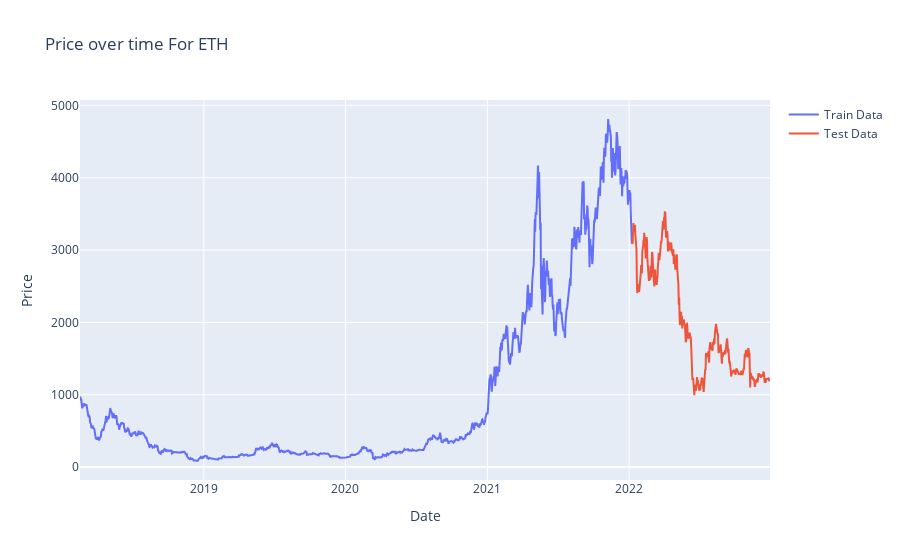

Notebook source saved alongside this figure:
### Code cell
train_x = train_df.index
train_y = train_df['Adj Close']
test_x = test_df.index
test_y = test_df['Adj Close']

fig = go.Figure()
fig.add_trace(go.Scatter(x=train_x, y=train_y, name='Train Data'))
fig.add_trace(go.Scatter(x=test_x, y=test_y, name='Test Data'))

fig.update_layout(
    xaxis_title='Date',
    yaxis_title='Price',
    title='Price over time For ETH'
)

fig.show()

### Figure 1 — Plotly figure (JSON) as saved in the notebook; plotly's stock layout.template omitted (floating-point values rounded to 4 significant figures; data arrays with more than 128 entries replaced by an {"elided": "..."} marker saying what was removed)
{"data": [{"name": "Train Data", "type": "scatter", "x": {"elided": "1423 str values"}, "y": {"elided": "1423 float values"}}, {"name": "Test Data", "type": "scatter", "x": {"elided": "356 str values"}, "y": {"elided": "356 float values"}}], "layout": {"title": {"text": "Price over time For ETH"}, "xaxis": {"title": {"text": "Date"}}, "yaxis": {"title": {"text": "Price"}}}}
